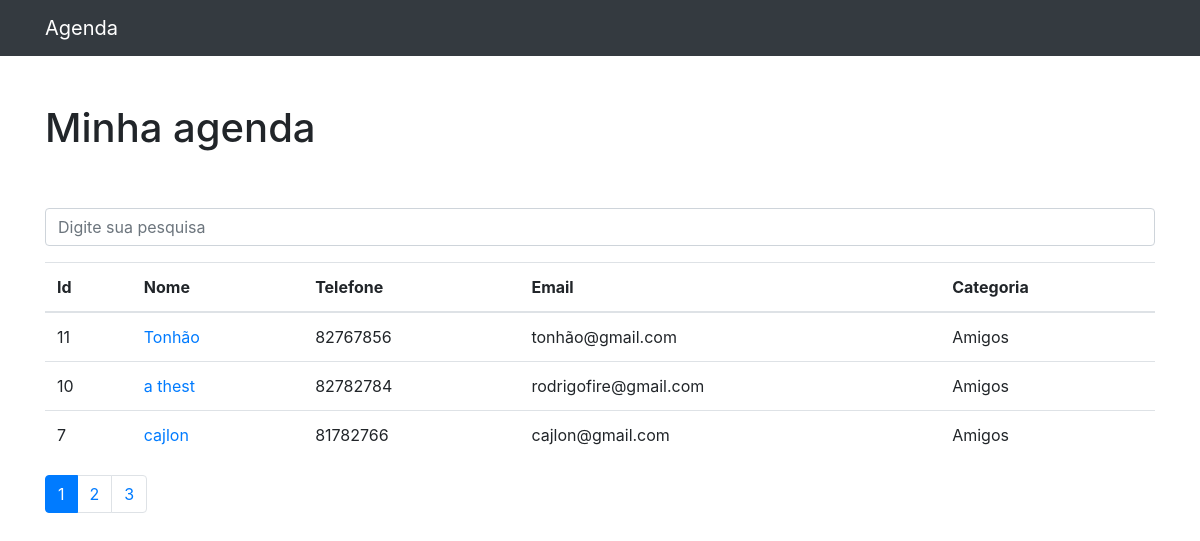
The page / on the database its author committed.
### home/models.py (models this page shows, shortened)
class Contato(models.Model):
    nome = models.CharField(max_length=255)
    email = models.CharField(max_length=255, blank=True)
    telefone = models.CharField(max_length=255)
    data_criacao = models.DateTimeField(default=timezone.now)
    categoria = models.ForeignKey(Categoria, on_delete=models.DO_NOTHING)
    mostrar = models.BooleanField(default=True)
    foto = models.ImageField(blank=True, upload_to='fotos/%Y/%m/')

class Categoria(models.Model):
    nome = models.CharField(max_length=255)
    def __str__(self):
        return self.nome

### home/views.py (the view)
# urls.py: path('', views.index, name='index'),
def index(request):
    messages.add_message(request, messages.ERROR, 'Erro Ocorrido!')
    contatos = Contato.objects.order_by('-id')
    paginator = Paginator(contatos, 5)
    page = request.GET.get('p')
    contatos = paginator.get_page(page)
    return render(request, 'home/home.html',{
        'contatos': contatos
    })

### home/templates/home/home.html
{% extends 'base.html' %}
{%block conteudo%}
<h1 class="mt-5">Minha agenda</h1>
        <br><br>
        {%if 'conta' not in request.path%}
        <form method="get" action="{%url 'busca'%}">
          <div class="form-group row">
            <div class="col-12">
              <input class="form-control"
                     type="search" value="{{request.GET.termo}}"
                     id="search-input"
                     placeholder="Digite sua pesquisa"
                     name="termo">
            </div>
          </div>
        </form>
        {%endif%}
        <table class="table">
          <thead>
            <tr>
              <th>Id</th>
              <th>Nome</th>
              <th>Telefone</th>
              <th>Email</th>
              <th>Categoria</th>
            </tr>
          </thead>
          <tbody>
          {% for contato in contatos%}
          {% if contato.mostrar%}
            <tr>
              <td>{{contato.id}}</td>
              <td>
                <a href="{% url 'ver_contato' contato.id%}"> {{contato.nome}}</a>
              </td>
              <td>{{contato.telefone}}</td>
              <td>{{contato.email}}</td>
              <td>{{contato.categoria}}</td>
            </tr>
          {%endif%}
          {%endfor%}
          </tbody>
        </table>
<nav aria-label="Page navigation example">
  <ul class="pagination">
    {%for page in contatos.paginator.page_range%}
    {%if contatos.number == page%}
        <li class="page-item active">
          <a class="page-link" href="?p={{page}}">{{page}}</a>
        </li>
    {%else%}
        <li class="page-item">
          <a class="page-link" href="?p={{page}}">{{page}}</a>
        </li>
    {%endif%}
    {%endfor%}
  </ul>
</nav>
{%endblock%}

### templates/base.html (shortened to what this page needs)
{% load static %}
<!DOCTYPE html>
<html lang="pt">
<head>
  <link href="{% static 'vendor/bootstrap/css/bootstrap.min.css'%} " rel="stylesheet">
</head>
<body>
  <nav class="navbar navbar-expand-lg navbar-dark bg-dark static-top">
    <div class="container">
      <a class="navbar-brand" href="#">Agenda</a>
    </div>
  </nav>
  <div class="container">
    <div class="row">
      <div class="col-lg-12">
        {%block conteudo%} {%endblock%}
      </div>
    </div>
  </div>
</body>
</html>

### rows shown on the page
Contato: id "11", nome "Tonhão", telefone "82767856", email "tonhão@gmail.com", categoria "Amigos"
Contato: id "10", nome "a thest", telefone "82782784", email "rodrigofire@gmail.com", categoria "Amigos"
Contato: id "7", nome "cajlon", telefone "81782766", email "cajlon@gmail.com", categoria "Amigos"

### other values the page prints
{{ page }} "1"
{{ page }} "2" "3"
